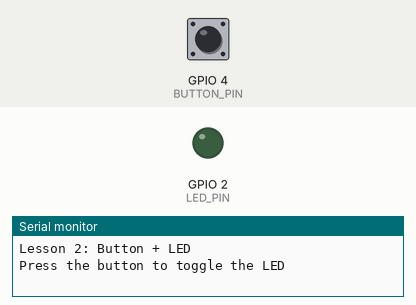
A sketch run on a simulated ESP32. On the bench: output pins drawn as LEDs (lit = HIGH), the last lines printed to the serial monitor. Inputs (shaded band) come from the test bench; at power-on: GPIO 4 (BUTTON_PIN) HIGH.

Above: at 1.2 s.
1.3 s: GPIO 4 (BUTTON_PIN) pulled LOW for 0.15 s
At 2.4 s:
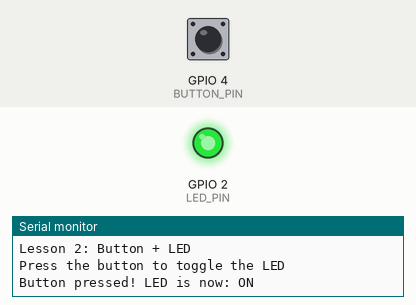
2.9 s: GPIO 4 (BUTTON_PIN) pulled LOW for 1 s
At 3.6 s:
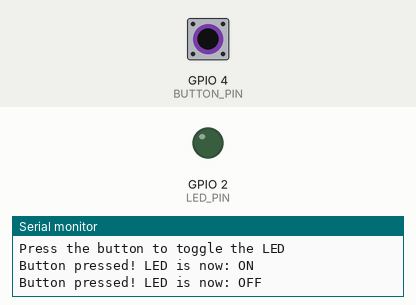
5.4 s: GPIO 4 (BUTTON_PIN) pulled LOW for 3.2 s
At 6.7 s:
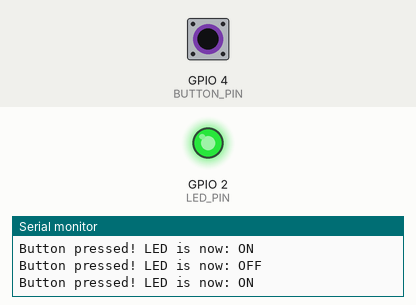
Timing chart, 0 to 8.4 s (numbered marks = the images above; inputs shaded):
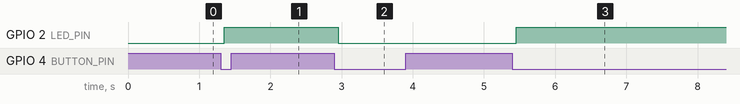

Measured:
- after the input at 1.3 s, GPIO 2 (LED_PIN): LOW → HIGH after 0.05 s
- after the input at 2.9 s, GPIO 2 (LED_PIN): HIGH → LOW after 0.05 s
- after the input at 5.4 s, GPIO 2 (LED_PIN): LOW → HIGH after 0.05 s

The sketch:

sketch.ino
```cpp
/*
 * LESSON 2: Button + LED — GPIO Input
 *
 * CONCEPTS:
 * - GPIO input: reading the state of a physical pin
 * - Pull-up resistors: why floating pins are dangerous
 * - Debouncing: mechanical switches bounce (rapidly toggle) for ~10-50ms
 * - Active LOW: button pressed = LOW (because pull-up connects to 3.3V)
 *
 * WHAT'S A PULL-UP RESISTOR?
 * When a switch is OPEN, the GPIO pin is "floating" — not connected to
 * anything. It picks up electrical noise and reads random HIGH/LOW values.
 * A pull-up resistor weakly connects the pin to 3.3V, so:
 *   - Switch open → pin reads HIGH (pulled up to 3.3V)
 *   - Switch closed → pin reads LOW (connected directly to GND, overpowers the weak pull-up)
 *
 * ESP32 has INTERNAL pull-ups, so we don't need an external resistor.
 * That's what INPUT_PULLUP does.
 *
 * DEBOUNCING:
 * When you press a mechanical button, the metal contacts physically
 * bounce for a few milliseconds. The MCU is fast enough to see each
 * bounce as a separate press. We add a small delay to ignore the bounces.
 */

const int BUTTON_PIN = 4;   // GPIO4 — button input
const int LED_PIN = 2;      // GPIO2 — LED output

// Debounce state
bool lastButtonState = HIGH;       // Pull-up means unpressed = HIGH
bool ledState = LOW;               // LED starts off
unsigned long lastDebounceTime = 0;
const unsigned long DEBOUNCE_MS = 50;

void setup() {
  pinMode(LED_PIN, OUTPUT);
  pinMode(BUTTON_PIN, INPUT_PULLUP);  // Enable internal pull-up resistor

  Serial.begin(115200);
  Serial.println("Lesson 2: Button + LED");
  Serial.println("Press the button to toggle the LED");
}

void loop() {
  bool reading = digitalRead(BUTTON_PIN);

  // If the reading changed, reset the debounce timer
  if (reading != lastButtonState) {
    lastDebounceTime = millis();
  }

  // Only act if the state has been stable for DEBOUNCE_MS
  if ((millis() - lastDebounceTime) > DEBOUNCE_MS) {
    // Detect the transition from HIGH to LOW (button press)
    static bool stableState = HIGH;
    if (reading != stableState) {
      stableState = reading;

      if (stableState == LOW) {  // Button pressed (active LOW)
        ledState = !ledState;    // Toggle
        digitalWrite(LED_PIN, ledState);
        Serial.print("Button pressed! LED is now: ");
        Serial.println(ledState ? "ON" : "OFF");
      }
    }
  }

  lastButtonState = reading;
}

/*
 * KEY EMBEDDED CONCEPT: millis() vs delay()
 *
 * delay(1000) BLOCKS — the CPU does literally nothing for 1 second.
 * In real firmware this is unacceptable. You'd miss button presses,
 * sensor readings, communication, everything.
 *
 * millis() returns the number of milliseconds since boot. By comparing
 * timestamps, you can do non-blocking timing — the CPU keeps running
 * and checks "has enough time passed?" each loop iteration.
 *
 * This pattern (check elapsed time instead of blocking) is fundamental
 * to ALL embedded programming.
 */
```
